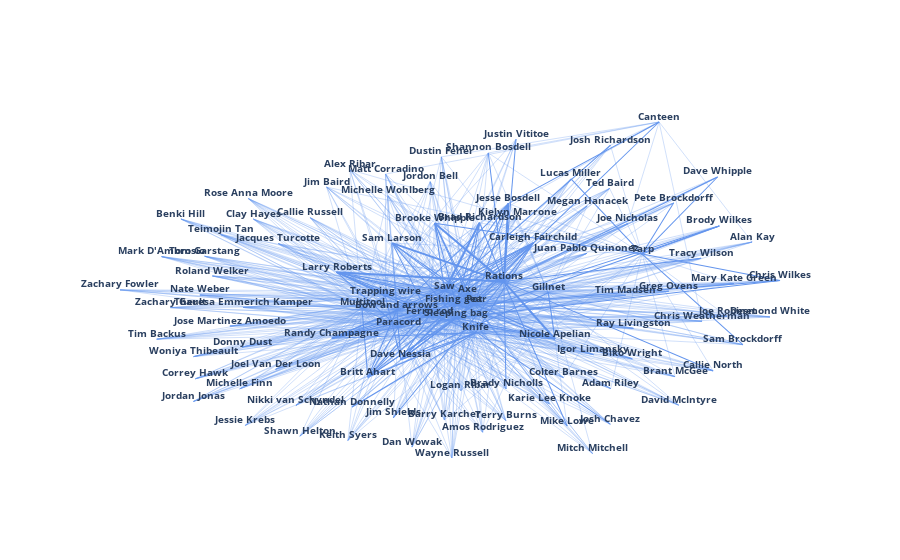

Write notebook code for a chart like this one.
### Code cell
layout = go.Layout(
    paper_bgcolor='rgba(0,0,0,0)',
    plot_bgcolor='rgba(0,0,0,0)'
)


fig = go.Figure(layout = layout)

for trace in edge_trace:
    fig.add_trace(trace)

fig.add_trace(node_trace)

fig.update_layout(showlegend = False)

fig.update_xaxes(showticklabels = False)

fig.update_yaxes(showticklabels = False)

fig.show()
